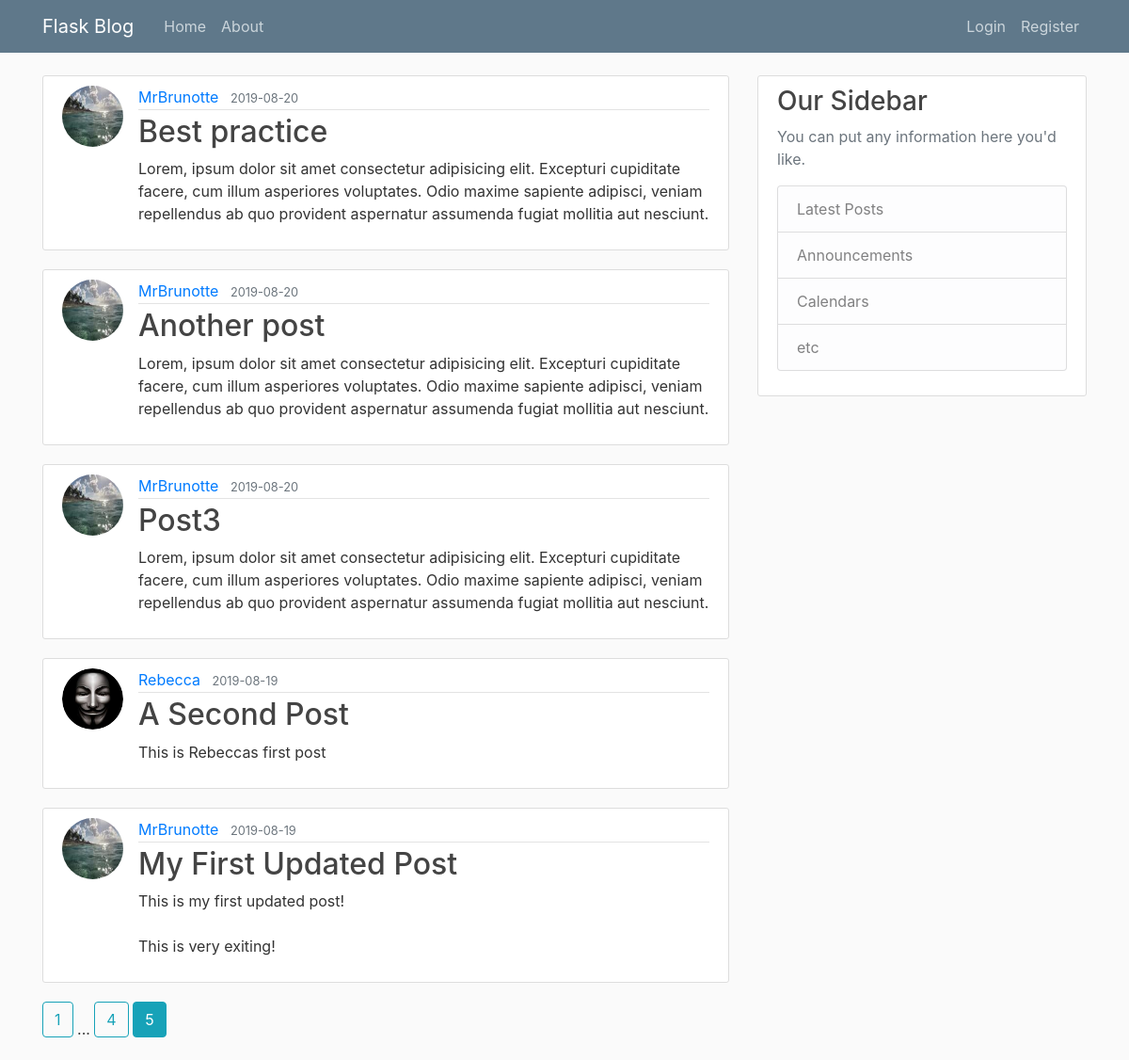
The app's page /home?page=5, older data.
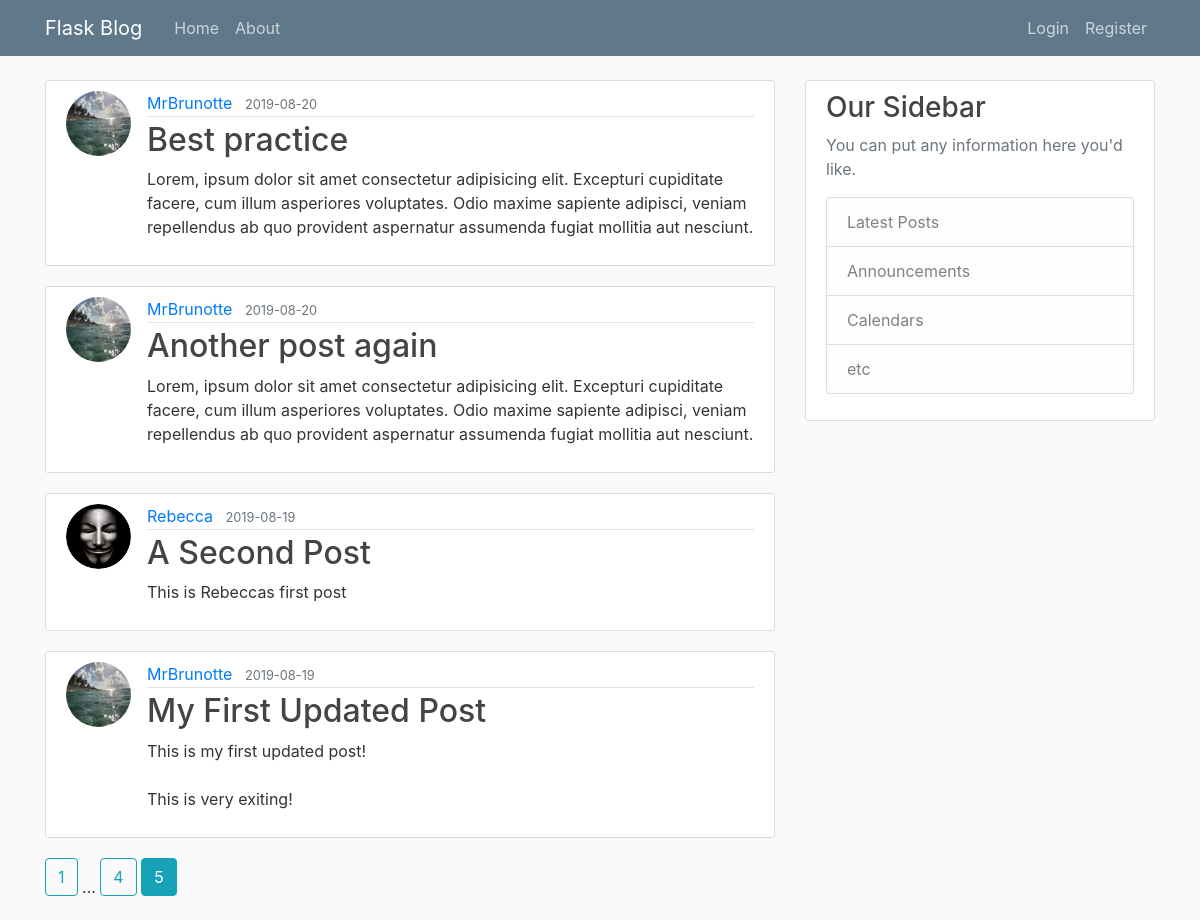
The same page, newer data.
### flaskblog/models.py (models this page shows, shortened)
class Post(db.Model):
    id = db.Column(db.Integer, primary_key=True)
    title = db.Column(db.String(100), nullable=False)
    date_posted = db.Column(db.DateTime, nullable=False,
                            default=datetime.utcnow)
    content = db.Column(db.Text, nullable=False)
    user_id = db.Column(db.Integer, db.ForeignKey('user.id'), nullable=False)

class User(db.Model, UserMixin):
    id = db.Column(db.Integer, primary_key=True)
    username = db.Column(db.String(20), unique=True, nullable=False)
    email = db.Column(db.String(120), unique=True, nullable=False)
    image_file = db.Column(db.String(20), nullable=False,
                           default='default.jpg')
    password = db.Column(db.String(60), nullable=False)
    posts = db.relationship('Post', backref='author', lazy=True)

### flaskblog/main/routes.py (the view)
@main.route("/")
@main.route("/home")
def home():
    page = request.args.get('page', 1, type=int)
    posts = Post.query.order_by(
        Post.date_posted.desc()).paginate(page=page, per_page=5)
    return render_template('home.html', posts=posts)

### flaskblog/templates/home.html
{% extends "layout.html" %}
{% block content %}
{% for post in posts.items %}
<article class="media content-section">
    <img class="rounded-circle article-img"
        src="{{ url_for('static', filename='profile_pics/' + post.author.image_file) }}" alt="">
    <div class="media-body">
        <div class="article-metadata">
            <a class="mr-2" href="{{ url_for('users.user_posts', username=post.author.username) }}">{{ post.author.username }}</a>
            <small class="text-muted">{{ post.date_posted.strftime('%Y-%m-%d') }}</small>
        </div>
        <h2><a class="article-title" href="{{ url_for('posts.post', post_id=post.id) }}">{{ post.title }}</a></h2>
        <p class="article-content">{{ post.content }}</p>
    </div>
</article>
{% endfor %}
{% for page_num in posts.iter_pages(left_edge=1, right_edge=1, left_current=1, right_current=2) %}
{% if page_num %}
{% if posts.page == page_num %}
<a class="btn btn-info mb-4" href="{{ url_for('main.home', page=page_num) }}">{{ page_num }}</a>
{% else %}
<a class="btn btn-outline-info mb-4" href="{{ url_for('main.home', page=page_num) }}">{{ page_num }}</a>
{% endif %}
{% else %}
...
{% endif %}
{% endfor %}
{% endblock content %}

Row changes from the older to the newer data that the page shows:
removed Post: image_file (picture), author.username "MrBrunotte", date_posted "2019-08-20", title "Post3", content "Lorem, ipsum dolor sit amet consectetur adipisicing elit. Excepturi cupiditate facere, cum illum asperiores voluptates. Odio maxime sapiente adipisci, veniam repellendus ab quo provident aspernatur assumenda fugiat mollitia aut nesciunt."
changed Post: title "Another post" → "Another post again"
